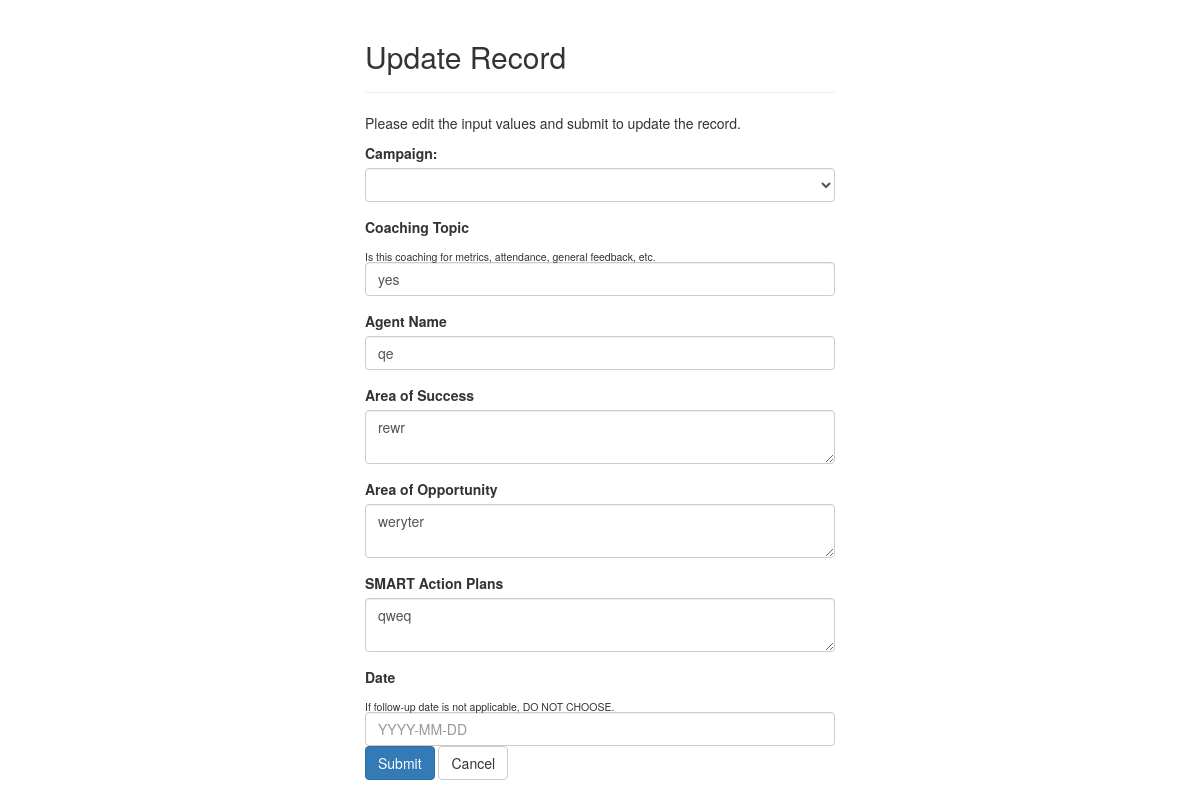
The app's page /public/update.php?id=58 with its own data.
### tables this page shows
CREATE TABLE `employees` (
  `RecordId` int(11) NOT NULL,
  `CoachingTopic` varchar(55) NOT NULL,
  `Campaign` varchar(22) NOT NULL,
  `AgentName` varchar(30) NOT NULL,
  `AreaOfSuccess` varchar(30) NOT NULL,
  `AreaOfOpportunity` varchar(30) NOT NULL,
  `ActionPlans` varchar(30) NOT NULL,
  `CoachingFollowUpDate` date NOT NULL
);

### public/update.php (the view, shortened to what this page needs)
<?php
require_once '../config/config.php';
$coachtopic = $campaign = $agentname = $areasuccess = $areaopportunity = $actionplans = $coachdate = "";
$coachtopic_err = $campaign_err = $agentname_err = $areasuccess_err = $areaopportunity_err = $actionplans_err = $coachdate_err = "";
if(isset($_POST["id"]) && !empty($_POST["id"])){
    $id = $_POST["id"];
    $input_coachtopic= trim($_POST["coachtopic"]);
    if(empty($input_coachtopic)){
        $coachtopic_err = 'Please answer.';
    } else{
        $coachtopic = $input_coachtopic;
    }
    $input_agentname = trim($_POST["agentname"]);
    if(empty($input_agentname)){
        $agentname_err = "Please enter a name.";
    } elseif(!filter_var(trim($_POST["agentname"]), FILTER_VALIDATE_REGEXP, array("options"=>array("regexp"=>"/^[a-zA-Z'-.\s ]+$/")))){
        $agentname_err = 'Please enter a valid name.';
    } else{
        $agentname = $input_agentname;
    }
    $input_areasuccess = trim($_POST["areasuccess"]);
    if(empty($input_areasuccess)){
        $areasuccess_err = "Required field.";
    } else{
        $areasuccess = $input_areasuccess;
    }
    $input_areaopportunity = trim($_POST["areaopportunity"]);
    if(empty($input_areaopportunity)){
        $areaopportunity_err = "Required field.";
    }  else{
        $areaopportunity = $input_areaopportunity;
    }
    $input_actionplans = trim($_POST["actionplans"]);
    if(empty($input_actionplans)){
        $actionplans_err = "Required field.";
    }  else{
        $actionplans = $input_actionplans;
    }
        $input_campaign= trim($_POST["actionplans"]);
            if (empty($input_campaign)){
            $campaign_err = 'Select campaign.';
        }else if(isset($_POST['campaign'])){
            $campaign = $_POST['campaign'];
        }else{
            $campaign = $input_campaign;
        }
    $new_date = date('Y-m-d',strtotime($_POST['coachdate']));
    if(empty($coachtopic_err) && empty($campaign_err) && empty($agentname_err) && empty($areasuccess_err) && empty($areaopportunity_err) && empty($actionplans_err)){
        $sql = "UPDATE employees SET Campaign=:campaign, CoachingTopic=:coachtopic, AgentName=:agentname, AreaOfSuccess=:areasuccess, AreaOfOpportunity=:areaopportunity, ActionPlans=:actionplans, CoachingFollowUpDate=:coachdate WHERE RecordId=:id";
        if($stmt = $pdo->prepare($sql)){
            $stmt->bindParam(':campaign', $param_campaign);
            $stmt->bindParam(':coachtopic', $param_coachtopic);
            $stmt->bindParam(':agentname', $param_agentname);
            $stmt->bindParam(':areasuccess', $param_areasuccess);
            $stmt->bindParam(':areaopportunity', $param_areaopportunity);
            $stmt->bindParam(':actionplans', $param_actionplans);
            $stmt->bindParam(':coachdate', $param_coachdate);
            $stmt->bindParam(':id', $param_id);
            $param_campaign = $campaign;
            $param_coachtopic = $coachtopic;
            $param_agentname = $agentname;
            $param_areasuccess = $areasuccess;
            $param_areaopportunity = $areaopportunity;
            $param_actionplans = $actionplans;
            $param_coachdate = $new_date;
            $param_id = $id;
            if($stmt->execute()){
                header("location: ../index.php");
                exit();
            } else{
                echo "Something went wrong. Please try again later.";
            }
        }
        unset($stmt);
    }
    unset($pdo);
} else{
    if(isset($_GET["id"]) && !empty(trim($_GET["id"]))){
        $sql = "SELECT * FROM employees WHERE RecordId = :id";
        if($stmt = $pdo->prepare($sql)){
            $stmt->bindParam(':id', $param_id);
            if($stmt->execute()){
                if($stmt->rowCount() == 1){
                    $row = $stmt->fetch(PDO::FETCH_ASSOC);
                    $coachtopic = $row['CoachingTopic'];
                    $agentname = $row['AgentName'];
                    $areasuccess = $row["AreaOfSuccess"];
                    $areaopportunity = $row["AreaOfOpportunity"];
                    $actionplans = $row["ActionPlans"];
                } else{
                    header("location: ../public/error.php");
                    exit();
                }
            } else{
                echo "Oops! Something went wrong. Please try again later.";
            }
        }
    }  else{
        header("location: ../public/error.php");
        exit();
    }
}
?>
<!DOCTYPE html>
<html lang="en">
<head>
    <link rel="stylesheet" href="https://maxcdn.bootstrapcdn.com/bootstrap/3.3.7/css/bootstrap.css">
    <link rel="stylesheet" href="https://cdnjs.cloudflare.com/ajax/libs/bootstrap-datepicker/1.4.1/css/bootstrap-datepicker3.css"/>
</head>
<body>
    <div class="wrapper">
        <div class="container-fluid">
            <div class="row">
                <div class="col-md-12">
                    <div class="page-header">
                        <h2>Update Record</h2>
                    </div>
                    <p>Please edit the input values and submit to update the record.</p>
                    <form action="<?php echo htmlspecialchars(basename($_SERVER['REQUEST_URI'])); ?>" method="post">
                        <label>Campaign:</label>
                        <div class="form-group <?php echo (!empty($campaign_err)) ? 'has-error' : ''; ?>">
                                <select name="campaign" class="form-control">
                                    <option></option>
                                    <option>Flexr/PayPlus/Choice</option>
                                </select>
                        </div>
                        <div class="form-group <?php echo (!empty($coachtopic_err)) ? 'has-error' : ''; ?>">
                            <label>Coaching Topic</label><br>
                            <sub>Is this coaching for metrics, attendance, general feedback, etc.</sub>
                            <input type="text" name="coachtopic" class="form-control" value="<?php echo $coachtopic; ?>">
                        </div>
                        <div class="form-group <?php echo (!empty($agentname_err)) ? 'has-error' : ''; ?>">
                            <label>Agent Name</label>
                            <input type="text" name="agentname" class="form-control" value="<?php echo $agentname; ?>">
                        </div>
                        <div class="form-group <?php echo (!empty($areasuccess_err)) ? 'has-error' : ''; ?>">
                            <label>Area of Success</label>
                            <textarea name="areasuccess" class="form-control"><?php echo $areasuccess; ?></textarea>
                        </div>
                        <div class="form-group <?php echo (!empty($areaopportunity_err)) ? 'has-error' : ''; ?>">
                            <label>Area of Opportunity</label>
                            <textarea name="areaopportunity" class="form-control"><?php echo $areaopportunity; ?></textarea>
                        </div>
                        <div class="form-group <?php echo (!empty($actionplans_err)) ? 'has-error' : ''; ?>">
                            <label>SMART Action Plans</label>
                            <textarea name="actionplans" class="form-control" ><?php echo $actionplans; ?></textarea>
                        </div>
                        <div class="form-group <?php echo (!empty($coachdate_err)) ? 'has-error' : ''; ?>">
                            <label class="control-label" for="coachdate">Date</label><br>
                            <sub>If follow-up date is not applicable, DO NOT CHOOSE.</sub>
                            <input class="form-control" id="coachdate" name="coachdate" placeholder="YYYY-MM-DD" type="text"/>
                        <input type="submit" class="btn btn-primary" value="Submit">
                        <a href="../index.php" class="btn btn-default">Cancel</a>
                    </form>
                </div>
            </div>
        </div>
    </div>
</body>
</html>

### public/update.php (style rules this page uses)
.wrapper { width: 500px; margin: 0 auto; }

### records on screen
employees: coachtopic "yes", agentname "qe", areasuccess "rewr", areaopportunity "weryter", actionplans "qweq"
